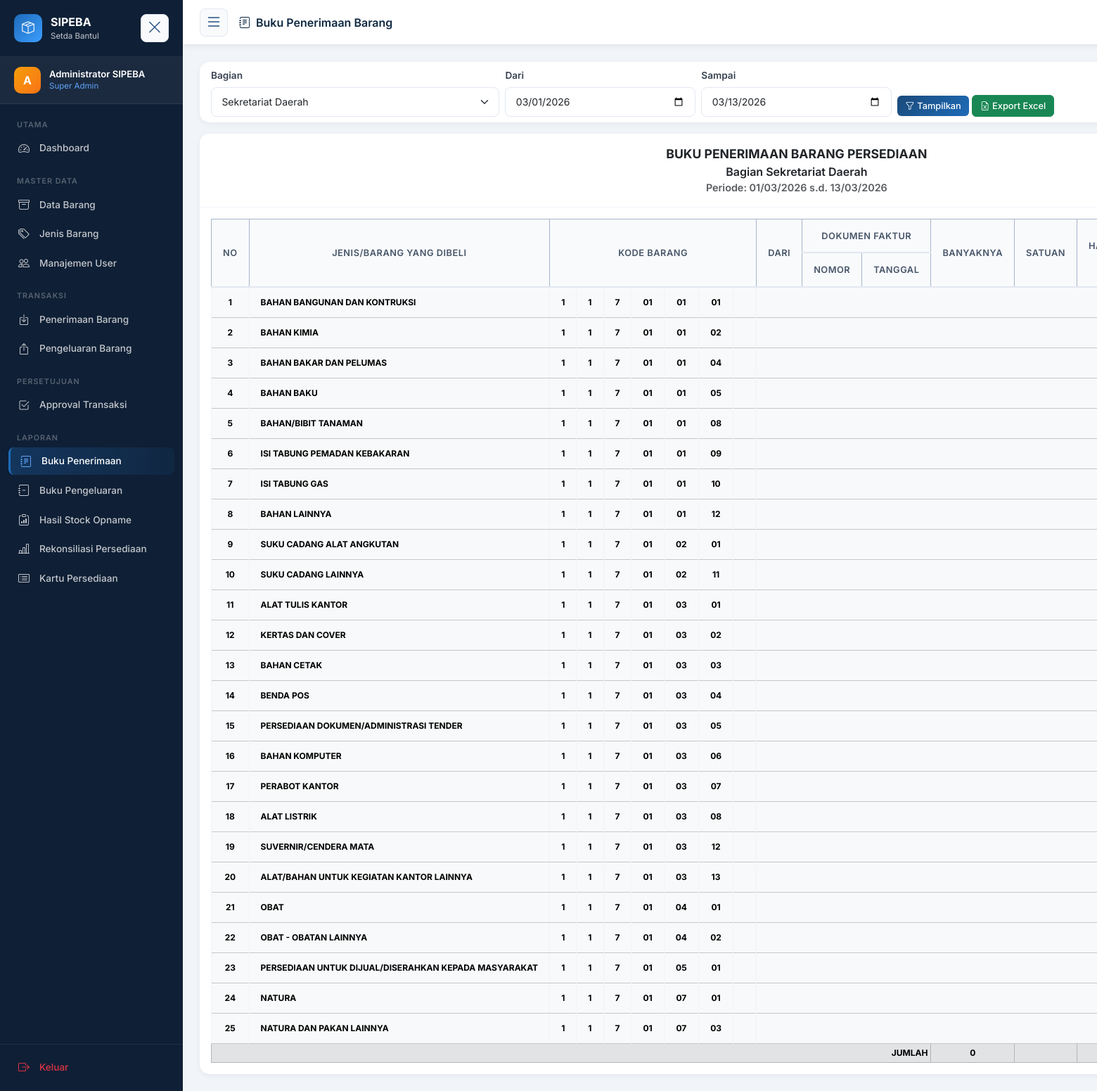
Page /laporan/buku_penerimaan.php (signed in) on the committed database.
### tables this page shows
CREATE TABLE `jenis_barang` (
  `id` int(10) UNSIGNED NOT NULL,
  `kode_jenis` varchar(10) NOT NULL,
  `nama_jenis` varchar(100) NOT NULL,
  `kategori` enum('ASET TETAP','ASET LANCAR') DEFAULT 'ASET LANCAR',
  `created_at` timestamp NOT NULL DEFAULT current_timestamp()
);

### config/auth.php (called while the page is built, shortened)
<?php
function getUserRole(): string {
    return $_SESSION['user']['role'] ?? '';
}

### laporan/buku_penerimaan.php (the view, shortened to what this page needs)
<?php
require_once __DIR__ . '/../config/bootstrap.php';
$f_dari    = $_GET['dari'] ?? date('Y-m-01');
$f_sampai  = $_GET['sampai'] ?? date('Y-m-d');
$allJenis = [];
$qJenis = $conn->query("SELECT id, kode_jenis, nama_jenis FROM jenis_barang ORDER BY kode_jenis ASC");
while ($j = $qJenis->fetch_assoc()) {
  $allJenis[$j['kode_jenis']] = [
    'kode_jenis' => $j['kode_jenis'],
    'nama_jenis' => $j['nama_jenis'],
    'rows'       => [],
  ];
}
$totalQty    = 0;
$namaBagianLaporan = 'Sekretariat Daerah';
$labelBagianLaporan = preg_match('/^Bagian\s+/i', (string)$namaBagianLaporan)
  ? $namaBagianLaporan
  : 'Bagian ' . $namaBagianLaporan;
if (!function_exists('splitKode')) {
  function splitKode($kode) {
    $raw = str_replace('.', '', $kode);
    return [
      substr($raw, 0, 1),
      substr($raw, 1, 1),
      substr($raw, 2, 1),
      substr($raw, 3, 2),
      substr($raw, 5, 2),
      substr($raw, 7, 2),
      substr($raw, 9),
    ];
  }
}
?>
<?php
include BASE_PATH . '/includes/header.php';
include BASE_PATH . '/includes/sidebar.php';
?>
<div class="main-content">
  <div class="topbar">
    <button class="sidebar-toggle-btn me-3" id="mainSidebarToggle"><i class="bi bi-list fs-4"></i></button>
    <div class="topbar-title"><i class="bi bi-journal-text me-2"></i>Buku Penerimaan Barang</div>
  </div>
  <div class="page-content">
    <div class="card mb-3">
      <div class="card-body py-2">
        <form method="GET" class="row g-2 align-items-end">
          <?php if ($role === 'superadmin'): ?>
            <div class="col-md-3">
              <label class="form-label fw-semibold">Bagian</label>
              <select name="id_bagian" class="form-select form-select-sm">
                <option value="">Sekretariat Daerah</option>
              </select>
            </div>
          <?php endif; ?>
          <div class="col-md-2">
            <label class="form-label fw-semibold">Dari</label>
            <input type="date" name="dari" class="form-control form-control-sm" value="<?= $f_dari ?>">
          </div>
          <div class="col-md-2">
            <label class="form-label fw-semibold">Sampai</label>
            <input type="date" name="sampai" class="form-control form-control-sm" value="<?= $f_sampai ?>">
          </div>
          <div class="col-auto">
            <button type="submit" class="btn btn-primary btn-sm"><i class="bi bi-funnel me-1"></i>Tampilkan</button>
            <a href="?<?= http_build_query(array_merge($_GET, ['export' => 1])) ?>" class="btn btn-success btn-sm"><i class="bi bi-file-earmark-excel me-1"></i>Export Excel</a>
          </div>
        </form>
      </div>
    </div>
    <div class="card">
      <div class="card-header p-3">
        <div class="text-center">
          <div class="fw-bold" style="font-size:1.1rem">BUKU PENERIMAAN BARANG PERSEDIAAN</div>
          <div class="fw-semibold" style="font-size:1rem"><?= htmlspecialchars($labelBagianLaporan) ?></div>
          <div class="text-muted" style="font-size:.9rem">Periode: <?= date('d/m/Y', strtotime($f_dari)) ?> s.d. <?= date('d/m/Y', strtotime($f_sampai)) ?></div>
        </div>
      </div>
      <div class="table-responsive p-3">
        <table class="table table-bordered table-sm align-middle" style="font-size:.75rem; white-space:nowrap;">
          <thead class="table-primary text-center align-middle">
            <tr>
              <th rowspan="2">NO</th>
              <th colspan="2" rowspan="2">JENIS/BARANG YANG DIBELI</th>
              <th colspan="7" rowspan="2">KODE BARANG</th>
              <th rowspan="2">DARI</th>
              <th colspan="2">DOKUMEN FAKTUR</th>
              <th rowspan="2">BANYAKNYA</th>
              <th rowspan="2">SATUAN</th>
              <th rowspan="2" class="align-middle" style="min-width:120px;">Harga Satuan <br><small>(Rp)</small></th>
            </tr>
            <tr>
              <th>NOMOR</th>
              <th>TANGGAL</th>
            </tr>
          </thead>
          <tbody>
            <?php
            $jenis_no = 1;
            foreach ($allJenis as $kj => $jenis):
              $item_no = 1;
            ?>
              <tr class="table-light fw-bold">
                <td class="text-center"><?= $jenis_no++ ?></td>
                <td colspan="2"><?= htmlspecialchars($jenis['nama_jenis']) ?></td>
                <?php $kode_j = splitKode($kj); foreach ($kode_j as $k): ?>
                  <td class="text-center" style="font-size:0.75rem;"><?= htmlspecialchars($k) ?></td>
                <?php endforeach; ?>
                <td colspan="8"></td>
              </tr>
            <?php foreach ($jenis['rows'] as $r): ?>
              <tr>
                <td class="text-center"><?= ($jenis_no-1) . '.' . ($item_no++) ?></td>
                <td colspan="2"><?= htmlspecialchars($r['nama_barang']) ?></td>
                <?php $kode_b = splitKode($r['kode_barang']); foreach ($kode_b as $kb): ?>
                  <td class="text-center" style="font-size:0.75rem;"><?= htmlspecialchars($kb) ?></td>
                <?php endforeach; ?>
                <td><?= htmlspecialchars($r['dari'] ?? '') ?></td>
                <td><?= htmlspecialchars($r['no_faktur']) ?></td>
                <td><?= htmlspecialchars($r['tanggal']) ?></td>
                <td class="text-center"><?= number_format($r['jumlah'], 0, ',', '.') ?></td>
                <td class="text-center"><?= htmlspecialchars($r['satuan']) ?></td>
                <td class="text-end"><?= number_format($r['harga_satuan'], 0, ',', '.') ?></td>
                <td class="text-end fw-semibold"><?= number_format($r['jumlah_harga'], 0, ',', '.') ?></td>
                <td><?= htmlspecialchars($r['keterangan'] ?? '-') ?></td>
              </tr>
            <?php endforeach; endforeach; ?>
          </tbody>
          <?php if (true): ?>
            <tfoot class="table-secondary fw-bold">
              <tr>
                <td colspan="13" class="text-end">JUMLAH</td>
                <td class="text-center"><?= number_format($totalQty, 0, ',', '.') ?></td>
                <td></td>
                <td></td>
              </tr>
            </tfoot>
          <?php endif; ?>
        </table>
      </div>
    </div>
  </div>
</div>
<?php include BASE_PATH . '/includes/footer.php'; ?>

### assets/css/style.css (style rules this page uses)
:root { --primary: #1a4a7a; --primary-dark: #0f2942; --primary-light: #1e6bb8; --accent: #f59e0b; --sidebar-width: 260px; --sidebar-collapsed-width: 70px; --sidebar-bg: #0f1f35; --sidebar-text: rgba(255, 255, 255, 0.75); --sidebar-hover: rgba(255, 255, 255, 0.1); --sidebar-active-bg: linear-gradient( 90deg, rgba(30, 107, 184, 0.3), rgba(30, 107, 184, 0.1) ); --sidebar-active-border: #1e6bb8; --topbar-height: 64px; --card-radius: 14px; --transition: all 0.2s ease; --shadow-sm: 0 2px 8px rgba(0, 0, 0, 0.06); --shadow-md: 0 4px 20px rgba(0, 0, 0, 0.1); --shadow-lg: 0 10px 40px rgba(0, 0, 0, 0.15); }
* { box-sizing: border-box; margin: 0; padding: 0; }
body { font-family: "Inter", sans-serif; background: #f1f5f9; color: #1e293b; font-size: 0.9rem; }
.main-content { margin-left: var(--sidebar-width); flex: 1; display: flex; flex-direction: column; min-height: 100vh; transition: margin-left 0.3s ease; }
.topbar { height: var(--topbar-height); background: white; border-bottom: 1px solid #e2e8f0; display: flex; align-items: center; padding: 0 1.5rem; position: sticky; top: 0; z-index: 100; box-shadow: var(--shadow-sm); }
.topbar-title { font-weight: 600; font-size: 1rem; color: var(--primary-dark); flex: 1; }
.page-content { padding: 1.5rem; flex: 1; }
.card { border: none; border-radius: var(--card-radius); box-shadow: var(--shadow-sm); background: white; }
.card-header { background: white; border-bottom: 1px solid #f1f5f9; border-radius: var(--card-radius) var(--card-radius) 0 0 !important; padding: 1rem 1.25rem; font-weight: 600; font-size: 0.9rem; }
.table { margin-bottom: 0; font-size: 0.875rem; }
.table thead th { background: #f8fafc; border-bottom: 2px solid #e2e8f0; color: #475569; font-weight: 600; font-size: 0.8rem; text-transform: uppercase; letter-spacing: 0.5px; padding: 0.85rem 1rem; white-space: nowrap; }
.table tbody td { padding: 0.75rem 1rem; vertical-align: middle; border-color: #f1f5f9; }
.form-control, .form-select { border: 1.5px solid #e2e8f0; border-radius: 8px; padding: 0.6rem 0.9rem; font-size: 0.875rem; transition: border-color 0.2s, box-shadow 0.2s; }
.form-label { font-weight: 500; font-size: 0.85rem; color: #374151; margin-bottom: 0.4rem; }
.btn { border-radius: 8px; font-weight: 500; font-size: 0.875rem; padding: 0.5rem 1rem; }
.btn-primary { background: linear-gradient(135deg, var(--primary), var(--primary-light)); border: none; }
.btn-sm { padding: 0.3rem 0.7rem; font-size: 0.8rem; border-radius: 6px; }
.sidebar-toggle-btn { background: #f8fafc; border: 1.5px solid #e2e8f0; color: var(--primary); font-size: 1.25rem; padding: 0.5rem; border-radius: 8px; cursor: pointer; transition: all 0.3s ease; display: flex !important; align-items: center; justify-content: center; width: 40px; height: 40px; flex-shrink: 0; position: relative; z-index: 10; }
.sidebar-toggle-btn i { transition: transform 0.3s ease; font-size: 1.3rem; line-height: 1; }

### rows in the picture
jenis_barang: nama_jenis "BAHAN BANGUNAN DAN KONTRUKSI", k "1", k "7", k "01"
jenis_barang: nama_jenis "BAHAN KIMIA", k "1", k "7", k "01", k "02"
jenis_barang: nama_jenis "BAHAN BAKAR DAN PELUMAS", k "1", k "7", k "01", k "04"
jenis_barang: nama_jenis "BAHAN BAKU", k "1", k "7", k "01", k "05"
jenis_barang: nama_jenis "BAHAN/BIBIT TANAMAN", k "1", k "7", k "01", k "08"
jenis_barang: nama_jenis "ISI TABUNG PEMADAN KEBAKARAN", k "1", k "7", k "01", k "09"
jenis_barang: nama_jenis "ISI TABUNG GAS", k "1", k "7", k "01", k "10"
jenis_barang: nama_jenis "BAHAN LAINNYA", k "1", k "7", k "01", k "12"
jenis_barang: nama_jenis "SUKU CADANG ALAT ANGKUTAN", k "1", k "7", k "01", k "02"
jenis_barang: nama_jenis "SUKU CADANG LAINNYA", k "1", k "7", k "01", k "02", k "11"
jenis_barang: nama_jenis "ALAT TULIS KANTOR", k "1", k "7", k "01", k "03"
jenis_barang: nama_jenis "KERTAS DAN COVER", k "1", k "7", k "01", k "03", k "02"
jenis_barang: nama_jenis "BAHAN CETAK", k "1", k "7", k "01", k "03"
jenis_barang: nama_jenis "BENDA POS", k "1", k "7", k "01", k "03", k "04"
jenis_barang: nama_jenis "PERSEDIAAN DOKUMEN/ADMINISTRASI TENDER", k "1", k "7", k "01", k "03", k "05"
jenis_barang: nama_jenis "BAHAN KOMPUTER", k "1", k "7", k "01", k "03", k "06"
jenis_barang: nama_jenis "PERABOT KANTOR", k "1", k "7", k "01", k "03", k "07"
jenis_barang: nama_jenis "ALAT LISTRIK", k "1", k "7", k "01", k "03", k "08"
jenis_barang: nama_jenis "SUVERNIR/CENDERA MATA", k "1", k "7", k "01", k "03", k "12"
jenis_barang: nama_jenis "ALAT/BAHAN UNTUK KEGIATAN KANTOR LAINNYA", k "1", k "7", k "01", k "03", k "13"
jenis_barang: nama_jenis "OBAT", k "1", k "7", k "01", k "04"
jenis_barang: nama_jenis "OBAT - OBATAN LAINNYA", k "1", k "7", k "01", k "04", k "02"
jenis_barang: nama_jenis "PERSEDIAAN UNTUK DIJUAL/DISERAHKAN KEPADA MASYARAKAT", k "1", k "7", k "01", k "05"
jenis_barang: nama_jenis "NATURA", k "1", k "7", k "01", k "07"
jenis_barang: nama_jenis "NATURA DAN PAKAN LAINNYA", k "1", k "7", k "01", k "07", k "03"

### other values in the picture
substr($user['nama'] ?? 'U', 0, 1) "A"
$user['nama'] "Administrator SIPEBA"
$roleLabel[$role] "Super Admin"
$labelBagianLaporan "Bagian Sekretariat Daerah"
$totalQty "0"
